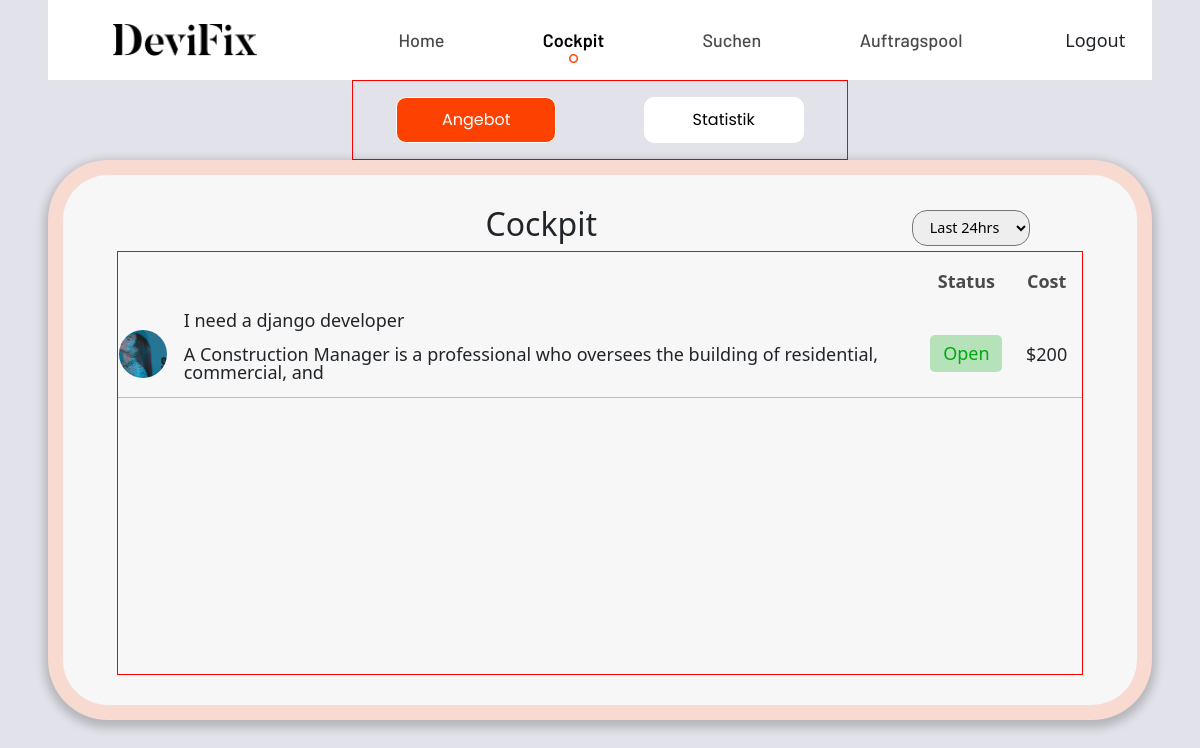
Page /cockpit/ (signed in) on the earlier database version.
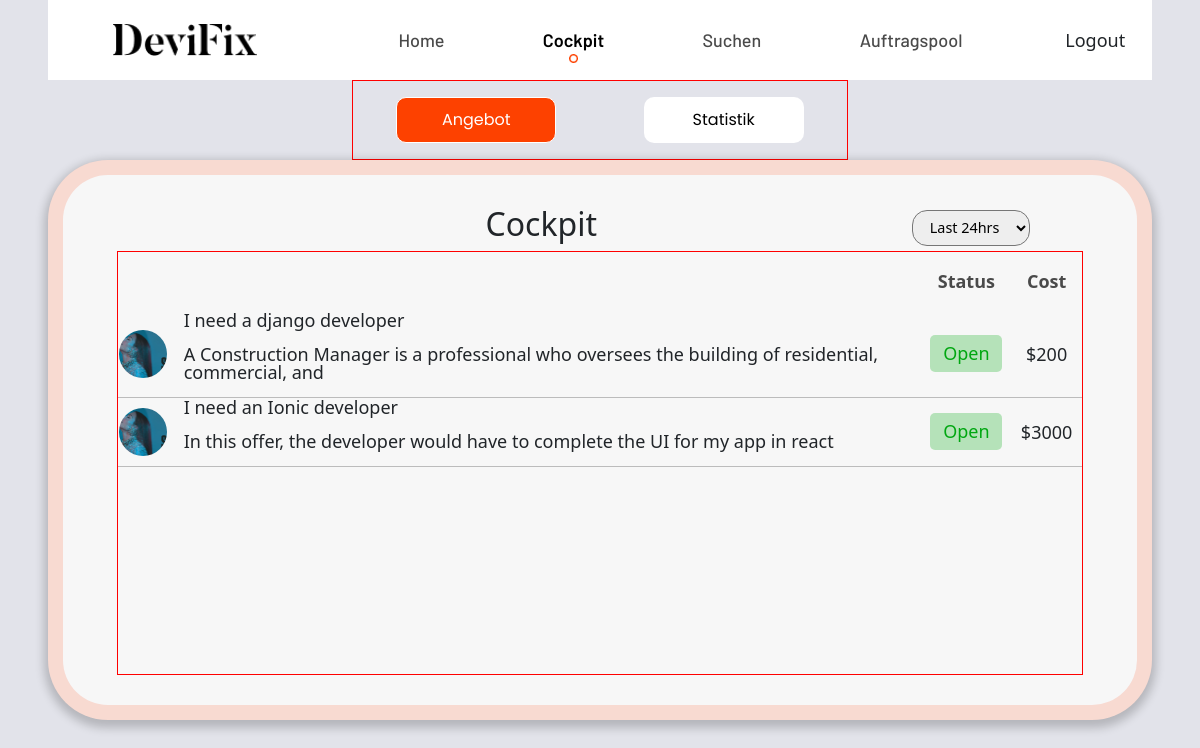
Same page on the later database version.
### orders/models.py (models this page shows, shortened)
class Order(models.Model):
    user = models.ForeignKey(User,  on_delete=models.CASCADE)
    title = models.CharField(max_length=100)
    description = models.CharField(max_length=250)
    budget = models.IntegerField()
    date_posted = models.DateTimeField(default=timezone.now)
    image = models.ImageField(default='default.jpg', upload_to='order_pics')
    open = models.BooleanField(default=True)

### accounts/models.py (models this page shows, shortened)
class User(AbstractUser):
    is_userpro = models.BooleanField('userpro', default=False)
    is_userwork = models.BooleanField('userwork', default=False)
    company = models.CharField(max_length=100)
    favorites = models.ManyToManyField(Order, related_name='saved_by', null=True, blank=True)

class Profile(models.Model):
    user = models.OneToOneField(User, on_delete=models.CASCADE)
    image = models.ImageField(default='user.jpg', upload_to='user_pics')

### devifix/views.py (the view)
# urls.py: path("cockpit/", views.cockpit, name="cockpit")
def cockpit(request):
    if request.user.is_authenticated:
        offers = Order.objects.all()
        return render(request, "cockpit/cockpit.html", {'offers': offers})
    else:
        return redirect("accounts:login-userpro")

### templates/cockpit/cockpit.html (shortened to what this page needs)
{% load static %}
<!DOCTYPE html>
<html lang="en">
<head>
    <link href='https://unpkg.com/boxicons@2.1.4/css/boxicons.min.css' rel='stylesheet'>
    <link rel="stylesheet" href="https://cdn.jsdelivr.net/npm/bootstrap@5.2.2/dist/css/bootstrap.min.css">
    <link rel="stylesheet" href="{% static 'css/cockpit/cockpi.css' %}">
</head>
<body>
    <nav class="navbar">
        <div class="nav-logo">
            <img src="{% static 'imgs/Group.png' %}" alt="">
        </div>
        <div class="nav-content">
            <li><a href="{% if request.user.is_userpro %}{% url 'userpro-welcome' %}{% else %}{% url 'userwork-welcome' %}{% endif %}" >Home</a> <img src="{% static 'imgs/Ellipse 52.png' %}" alt=""></li>
            <li><a href="#" class="active">Cockpit</a><img src="{% static 'imgs/Ellipse 52.png' %}" alt=""></li>
            <li><a href="{% url 'search-post' %}">Suchen</a><img src="{% static 'imgs/Ellipse 52.png' %}" alt=""></li>
            <li><a href="#">Auftragspool</a><img src="{% static 'imgs/Ellipse 52.png' %}" alt=""></li>
        </div>
        <div class="nav-extra">
            {% if request.user.is_authenticated %}
            <a class="nav-link" href="{% url 'accounts:logout' %}">Logout</a>
            {% else %}
            <a class="nav-link" href="#">Login</a>
            <a class="nav-link" href="#">Register</a>
            {% endif %}
        </div>
    </nav>
    <div class="button-section">
        <a href="#" class="btn active">Angebot</a>
        <a href="#" class="btn">Statistik</a>
    </div>
    <section class="cockpit">
        <div class="action">
            <h2>Cockpit</h2>
            <select  name="timeframe" id="">
                <option value="24hrs">Last 24hrs</option>
            </select>
        </div>
        <table>
            <th></th>
            <th></th>
            <th>Status</th>
            <th>Cost</th>
           {% for offer in offers  %}
           <tr>
                <td class="avatar">
                    <img src="{{offer.user.profile.image.url}}" alt="">
                </td>
                <td class="message">
                    <p>
                        {{offer.title}}
                    </p>
                    <p>
                        {{offer.description}}
                    </p>
                </td>
                <td class="status">
                    {% if offer.open is True %}
                    <span>Open</span>
                    {% else %}
                    <span></span>
                    {% endif %}
                </td>
                <td class="cost">
                    ${{offer.budget}}
                </td>
            </tr>
           {% endfor %}
        </table>
    </section>
</body>
</html>

### static/css/cockpit/cockpi.css (style rules this page uses)
:root { --primary-color: #FD4100; }
body { width: 100%; height: 100%; font-size: 18px; padding: 0 3rem; box-sizing: border-box; background: #E2E3EA; overflow: hidden; display: flex; flex-direction: column; overflow: hidden; align-items: center; }
.navbar { width: 100%; height: 10vh !important; background-color: white; line-height: 50px !important; display: flex; align-items: center; justify-content: space-around; box-sizing: border-box; }
.navbar .nav-logo { display: flex; width: 20%; align-items: center; justify-content: center; }
.navbar .nav-logo img { width: 8em; }
.navbar .nav-content { display: flex; width: 60%; align-items: baseline; justify-content: space-around; }
.navbar .nav-content li { display: flex; flex-direction: column; list-style: none; align-items: center; margin-top: 0.5em; line-height: 1.5em; }
.navbar .nav-content li img { width: 0.5em; position: relative; display: none; }
.navbar .nav-content li a { text-decoration: none; font-family: "Barlow"; color: #4A4A4A; transition: all 0.4s ease; font-weight: 500; }
.navbar .nav-content li a.active { color: black; font-weight: 600; }
.navbar .nav-content li a.active ~ img { display: flex; }
.btn { width: 10rem; color: black; padding: 0.6rem 1.2rem; text-align: center; border-radius: 10px 10px; background-color: #D9D9D9; font-family: "Poppins"; }
.btn.active { background-color: var(--primary-color); }
.button-section { border: 1px solid red; width: 45%; height: 10vh; display: flex; align-items: center; align-self: center; justify-content: space-around; }
.button-section .btn { background-color: white; text-decoration: none; color: black; }
.button-section .btn.active { background-color: var(--primary-color); color: white; }
.cockpit { width: 100%; height: 70vh; display: flex; flex-direction: column; align-items: center; justify-content: center; background: #F7F7F7; border-radius: 60px 60px; border: 15px solid rgba(253, 63, 0, 0.1529411765); box-shadow: 0px 4px 10px 4px rgba(0, 0, 0, 0.199); }
.cockpit .action { width: 80%; display: flex; align-items: center; font-size: 18px; }
.cockpit .action h2 { width: 90%; text-align: center; }
.cockpit .action select { width: -webkit-fit-content; width: -moz-fit-content; width: fit-content; height: -webkit-fit-content; height: -moz-fit-content; height: fit-content; font-size: 0.8em; padding: 0.4rem 0.8rem; border-radius: 15px 15px; background-color: #EEEEEE; }
.cockpit table { width: 90%; height: 80%; border: 1px solid red; display: flex; flex-direction: column; overflow-y: scroll; }
.cockpit table th { color: #4A4A4A; padding: 1rem; }
.cockpit table tr { height: -webkit-fit-content; height: -moz-fit-content; height: fit-content; box-sizing: border-box; text-align: center; padding: 0 !important; }
.cockpit table tr td.avatar { border-bottom: 1px solid rgba(0, 0, 0, 0.24); }
.cockpit table tr td.avatar img { width: 3rem; height: 3rem; border-radius: 50% 50%; -o-object-fit: cover; object-fit: cover; }
.cockpit table tr td.message { width: 80%; border-bottom: 1px solid rgba(0, 0, 0, 0.24); text-align: start; padding: 0 1rem; line-height: 1em; }
.cockpit table tr td.status { width: 5%; border-bottom: 1px solid rgba(0, 0, 0, 0.24); }
.cockpit table tr td.status span { padding: 0.4rem 0.8rem; border-radius: 5px; background-color: rgba(0, 167, 17, 0.2666666667); color: #00A711; }
.cockpit table tr td.cost { width: 5%; border-bottom: 1px solid rgba(0, 0, 0, 0.24); }

Differences in the rows shown:
added Order: user.profile.image (picture), title "I need an Ionic developer", description "In this offer, the developer would have to complete the UI for my app in react", open "Open", budget "3000"
